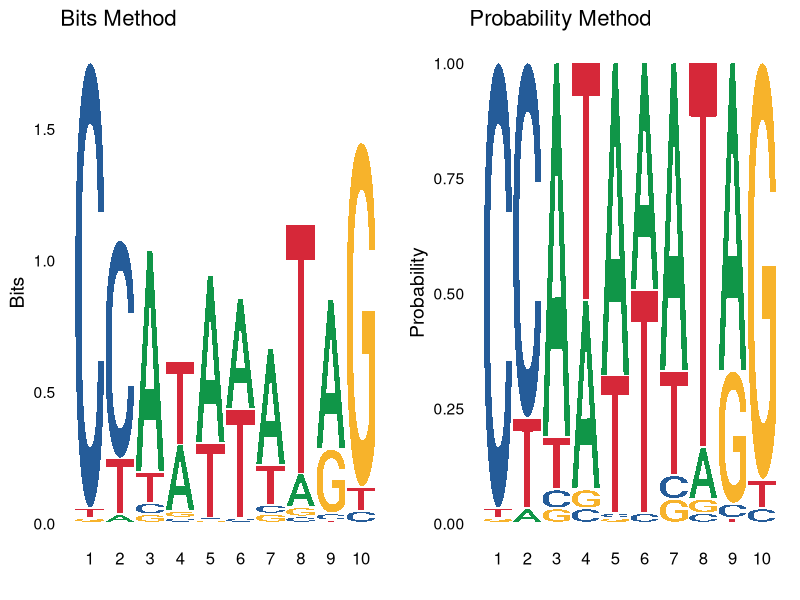
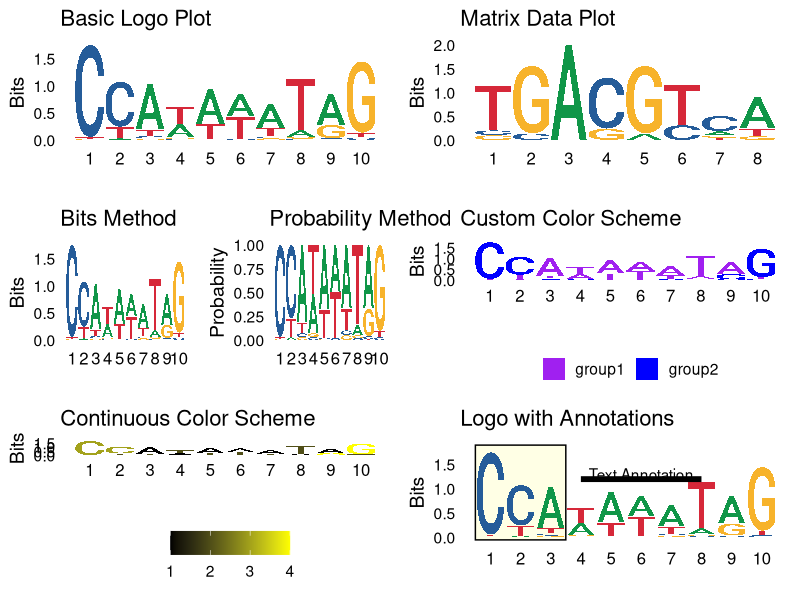
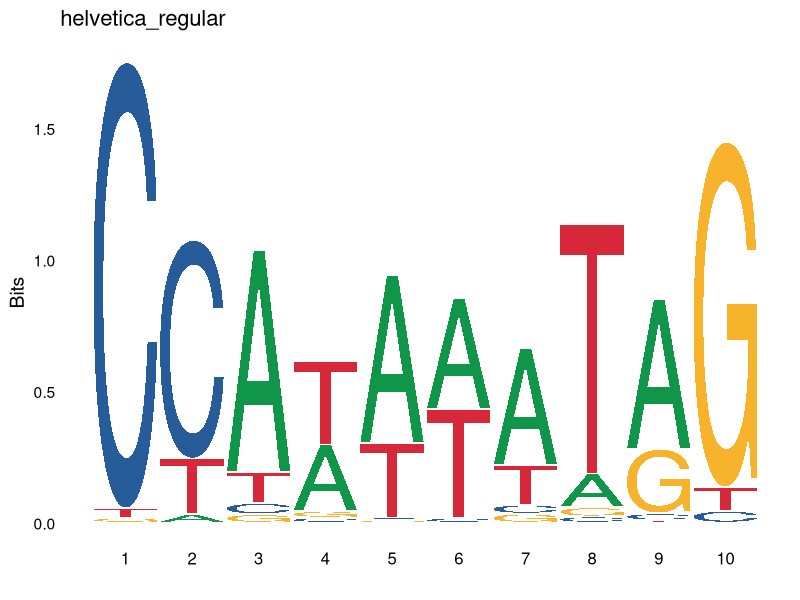
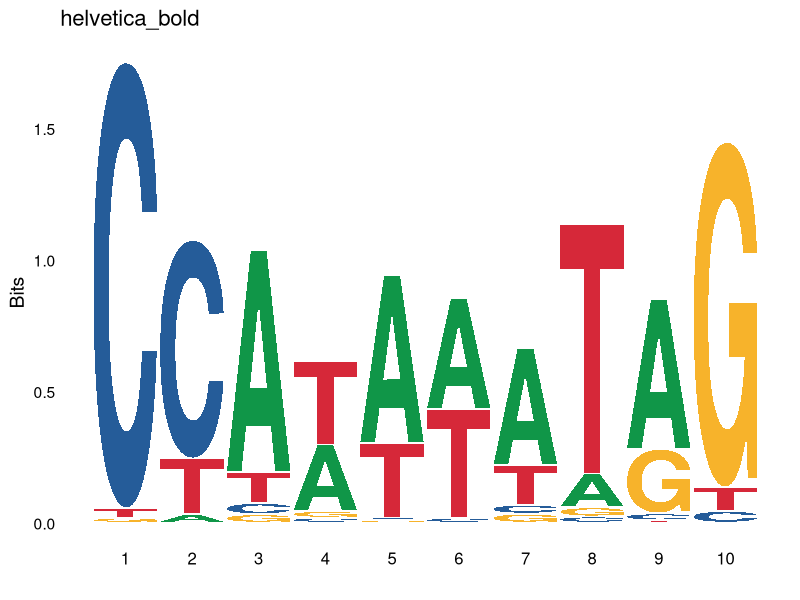
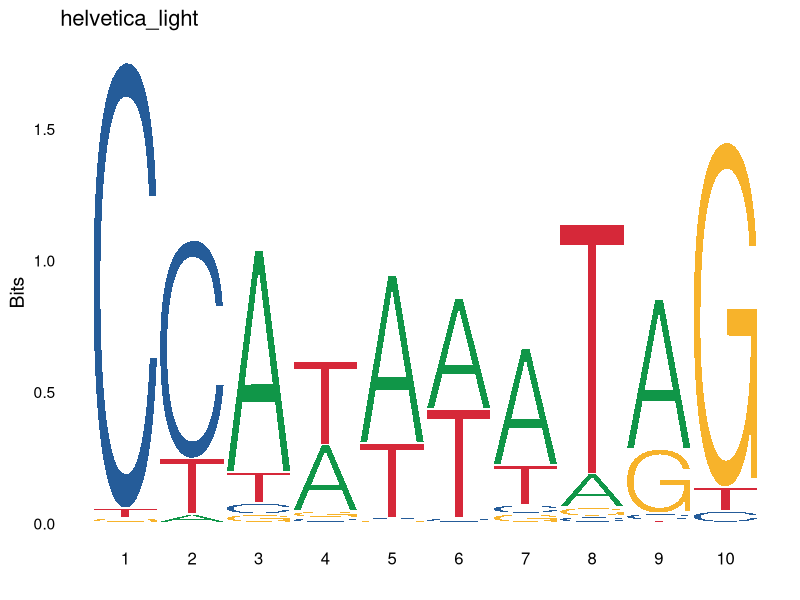
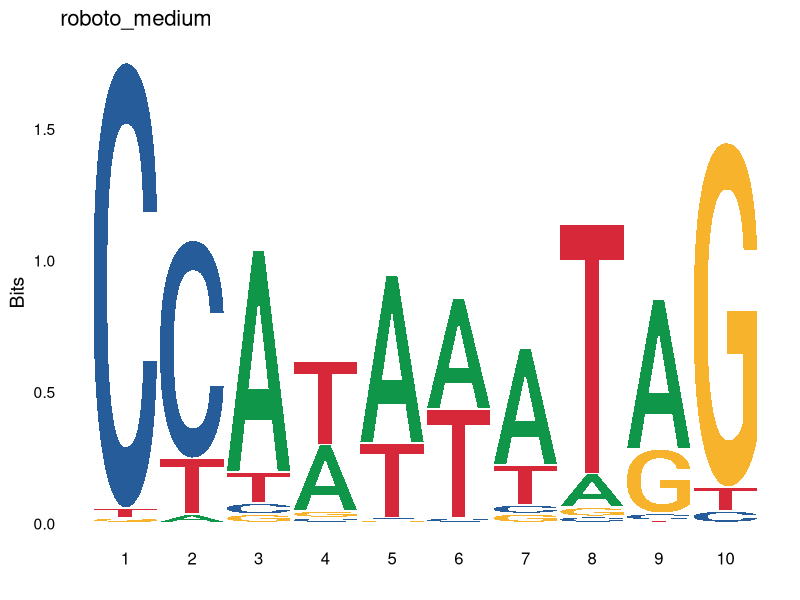
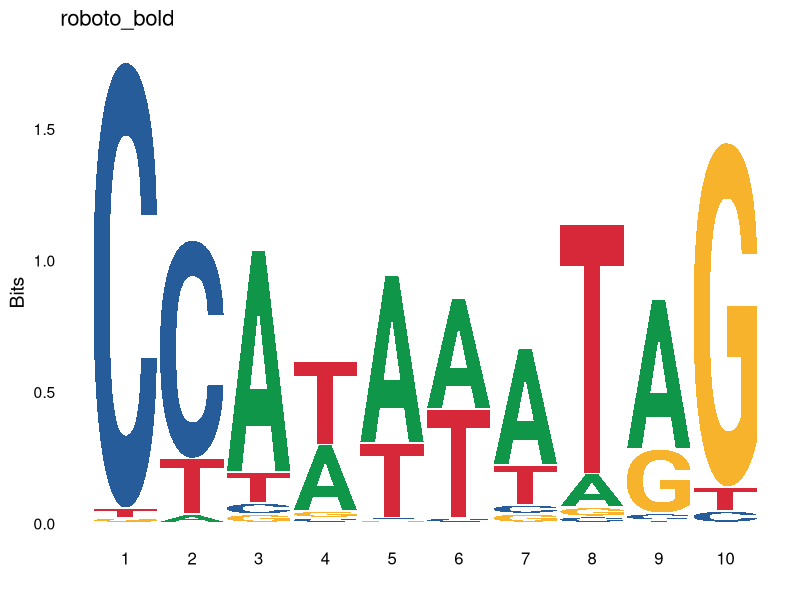
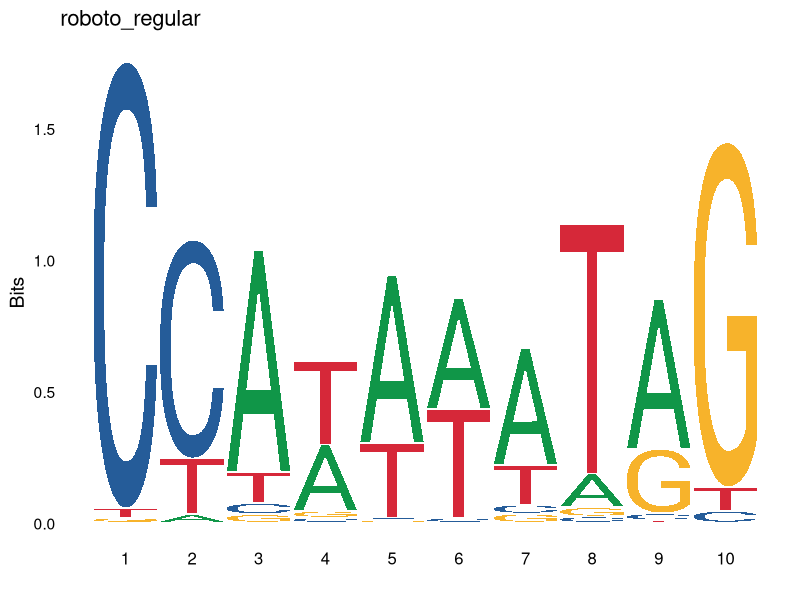

Here is the R script that generated these plots, in order:
## ---- chunk 1
knitr::opts_chunk$set(
	echo=T, comment=NA, message=F, warning=F,
	fig.align="center", fig.width=5, fig.height=3, dpi=300)
## ---- chunk 2
# Install and load required packages
if (!requireNamespace("ggseqlogo", quietly = TRUE)) {
  install.packages("ggseqlogo")
}
if (!requireNamespace("cowplot", quietly = TRUE)) {
  install.packages("cowplot")
}

library(ggplot2)
library(ggseqlogo)
library(gridExtra)
library(cowplot)

# Some sample data
data(ggseqlogo_sample)

# Example data from ggseqlogo package
#data("pfms_dna")  # Matrix data
#data("seqs_dna")  # DNA sequences

# 1. Basic Logo Plot
p1 <- ggseqlogo(seqs_dna$MA0001.1, 
                method = "bits", 
                stack_width = 0.95) +
  ggtitle("Basic Logo Plot") +
  theme_logo(base_size = 14) +
  theme(legend.position = "bottom", 
        axis.text.x = element_text(size = 12),
        plot.title = element_text(size = 16))

# 2. Matrix Data Plot
p2 <- ggseqlogo(pfms_dna$MA0018.2, 
                method = "bits") +
  ggtitle("Matrix Data Plot") +
  theme_logo(base_size = 14) +
  theme(legend.position = "bottom", 
        axis.text.x = element_text(size = 12),
        plot.title = element_text(size = 16))

# 3. Bit vs Probability Method
p3 <- grid.arrange(
  ggseqlogo(seqs_dna$MA0001.1, method = 'bits') + ggtitle("Bits Method") +
    theme_logo(base_size = 14) +
    theme(legend.position = "bottom", 
          axis.text.x = element_text(size = 12),
          plot.title = element_text(size = 16)),
  
  ggseqlogo(seqs_dna$MA0001.1, method = 'prob') + ggtitle("Probability Method") +
    theme_logo(base_size = 14) +
    theme(legend.position = "bottom", 
          axis.text.x = element_text(size = 12),
          plot.title = element_text(size = 16)),
  
  ncol = 2
)

# 4. Custom Color Schemes
cs1 <- make_col_scheme(chars = c('A', 'T', 'C', 'G'), 
                       groups = c('group1', 'group1', 'group2', 'group2'), 
                       cols = c('purple', 'purple', 'blue', 'blue'))

cs2 <- make_col_scheme(chars = c('A', 'T', 'C', 'G'), 
                       values = 1:4)

p4 <- ggseqlogo(seqs_dna$MA0001.1, 
                col_scheme = cs1) +
  ggtitle("Custom Color Scheme") +
  theme_logo(base_size = 14) +
  theme(legend.position = "bottom", 
        axis.text.x = element_text(size = 12),
        plot.title = element_text(size = 16))

p5 <- ggseqlogo(seqs_dna$MA0001.1, 
                col_scheme = cs2) +
  ggtitle("Continuous Color Scheme") +
  theme_logo(base_size = 14) +
  theme(legend.position = "bottom", 
        axis.text.x = element_text(size = 12),
        plot.title = element_text(size = 16))

# 5. Logo with Annotations
p6 <- ggplot() +
  annotate('rect', xmin = 0.5, xmax = 3.5, ymin = -0.05, ymax = 1.9, 
           alpha = 0.1, col = 'black', fill = 'yellow') +
  geom_logo(seqs_dna$MA0001.1, stack_width = 0.90) +
  annotate('segment', x = 4, xend = 8, y = 1.2, yend = 1.2, size = 2) +
  annotate('text', x = 6, y = 1.3, label = 'Text Annotation') +
  ggtitle("Logo with Annotations") +
  theme_logo(base_size = 14) +
  theme(legend.position = "bottom", 
        axis.text.x = element_text(size = 12),
        plot.title = element_text(size = 16))

# 6. Font Variations
fonts <- list_fonts(F)
p7_list <- lapply(fonts, function(f) {
  ggseqlogo(seqs_dna$MA0001.1, font = f) + ggtitle(f) +
    theme_logo(base_size = 14) +
    theme(legend.position = "bottom", 
          axis.text.x = element_text(size = 12),
          plot.title = element_text(size = 16))
})

# Save plots to PDF
pdf("optimized_ggseqlogo_plots.pdf", width = 10, height = 12)

# Arrange plots in a grid
grid.arrange(p1, p2, p3, p4, p5, p6, ncol = 2)

# Print font variations
for (p in p7_list) {
  print(p)
}

# Close the PDF device
dev.off()
